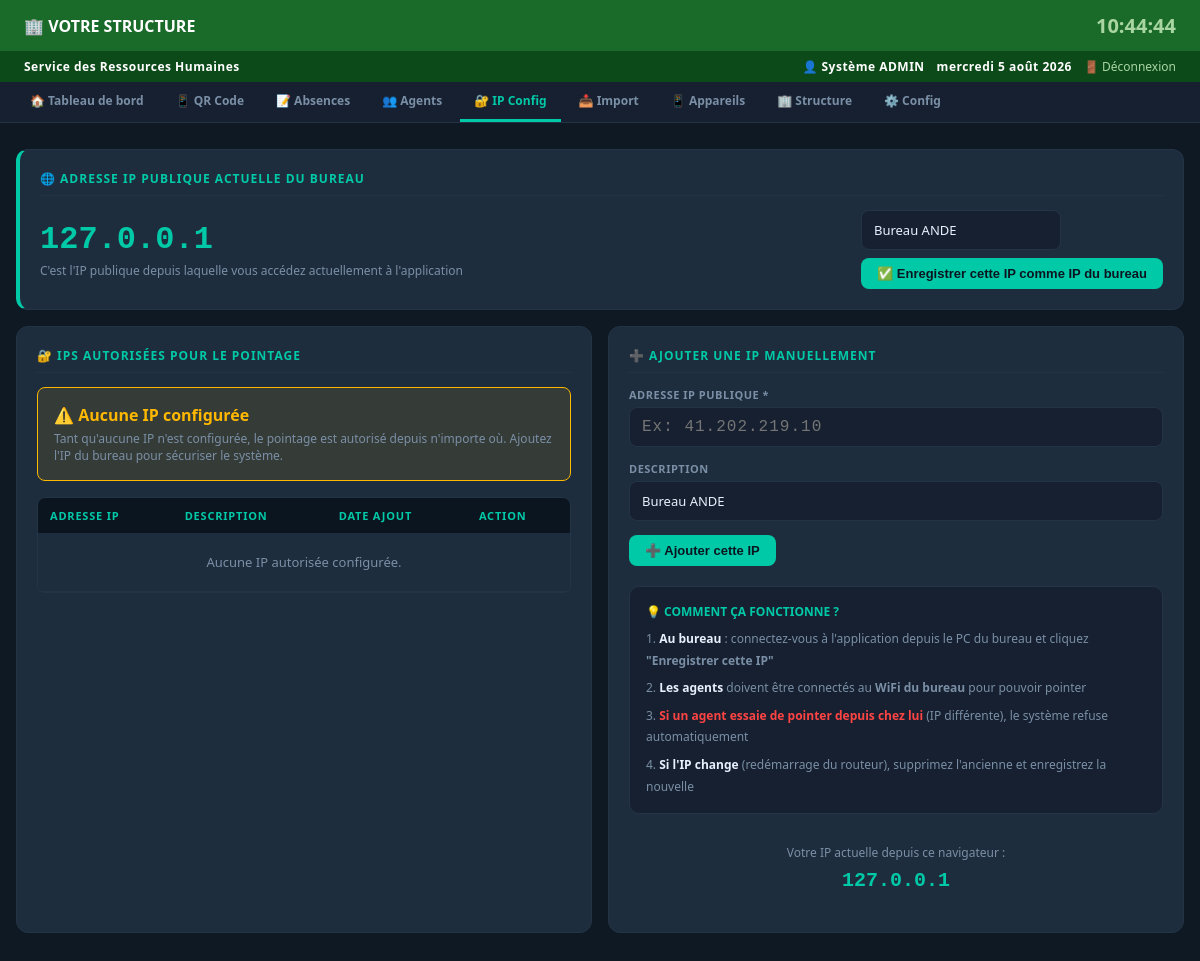
/config-ip (signed in), run on the app's committed database.
### tables this page shows
CREATE TABLE config (
                cle TEXT PRIMARY KEY, valeur TEXT
            );

### app.py (the view)
@app.route("/config-ip")
@admin_required
def config_ip():
    ip_actuelle = request.headers.get('X-Forwarded-For',
                  request.headers.get('X-Real-IP', request.remote_addr))
    if ip_actuelle and ',' in ip_actuelle:
        ip_actuelle = ip_actuelle.split(',')[0].strip()
    with get_conn() as conn:
        ips = [dict(r) for r in conn.execute("SELECT * FROM ip_autorisees WHERE actif=1").fetchall()]
    return render_template("config_ip.html", ips=ips, ip_actuelle=ip_actuelle)

### app.py (called while the page is built)
def get_conn():
    conn = sqlite3.connect(DB_PATH)
    conn.row_factory = sqlite3.Row
    conn.execute("PRAGMA journal_mode=WAL")
    return conn

def get_config():
    with get_conn() as conn:
        return {r["cle"]:r["valeur"] for r in conn.execute("SELECT * FROM config").fetchall()}

def admin_required(f):
    @wraps(f)
    def decorated(*args, **kwargs):
        if "user_id" not in session:
            return redirect(url_for("login"))
        if session.get("user_role") != "admin":
            flash("Accès réservé aux administrateurs.","error")
            return redirect(url_for("dashboard"))
        return f(*args, **kwargs)
    return decorated

@app.context_processor
def inject_config():
    cfg = get_config()
    return {"cfg": cfg, "current_user": session.get("user_nom",""),
            "current_role": session.get("user_role",""),
            "is_admin": session.get("user_role")=="admin"}

### templates/config_ip.html (shortened to what this page needs)
{% extends "base.html" %}
{% block content %}
<main>
<div class="card" style="margin-bottom:16px;border-left:4px solid var(--accent)">
  <div class="card-title">🌐 ADRESSE IP PUBLIQUE ACTUELLE DU BUREAU</div>
  <div style="display:flex;align-items:center;justify-content:space-between;flex-wrap:wrap;gap:12px">
    <div>
      <div style="font-size:32px;font-weight:700;color:var(--accent);font-family:monospace">
        {{ ip_actuelle }}
      </div>
      <div style="font-size:12px;color:var(--text-dim);margin-top:4px">
        C'est l'IP publique depuis laquelle vous accédez actuellement à l'application
      </div>
    </div>
    <form method="post" action="{{ url_for('ajouter_ip_auto') }}">
      <div class="form-group" style="margin:0 0 8px">
        <input type="text" name="description" value="Bureau ANDE"
               placeholder="Description" style="width:200px">
      </div>
      <button type="submit" class="btn btn-primary">
        ✅ Enregistrer cette IP comme IP du bureau
      </button>
    </form>
  </div>
</div>
<div style="display:grid;grid-template-columns:1fr 1fr;gap:16px">
  <div class="card">
    <div class="card-title">🔐 IPs AUTORISÉES POUR LE POINTAGE</div>
    {% if not ips %}
    <div style="background:rgba(255,184,0,.1);border:1px solid var(--warning);border-radius:8px;padding:16px;margin-bottom:16px">
      <div style="color:var(--warning);font-weight:700;margin-bottom:4px">⚠️ Aucune IP configurée</div>
      <div style="font-size:12px;color:var(--text-dim)">
        Tant qu'aucune IP n'est configurée, le pointage est autorisé depuis n'importe où.
        Ajoutez l'IP du bureau pour sécuriser le système.
      </div>
    </div>
    {% endif %}
    <div class="table-wrap">
      <table>
        <thead>
          <tr><th>ADRESSE IP</th><th>DESCRIPTION</th><th>DATE AJOUT</th><th>ACTION</th></tr>
        </thead>
        <tbody>
          {% for ip in ips %}
          <tr>
            <td style="font-family:monospace;color:var(--accent);font-weight:700;font-size:15px">
              {{ ip.ip_address }}
            </td>
            <td style="color:var(--text-dim)">{{ ip.description }}</td>
            <td style="font-size:12px;color:var(--text-dim)">{{ ip.date_ajout[:16] }}</td>
            <td>
              <form method="post" action="{{ url_for('supprimer_ip', ip_id=ip.id) }}"
                    onsubmit="return confirm('Supprimer cette IP ?')">
                <button class="btn btn-danger btn-sm" type="submit">🗑️</button>
              </form>
            </td>
          </tr>
          {% else %}
          <tr>
            <td colspan="4" style="text-align:center;padding:20px;color:var(--text-dim)">
              Aucune IP autorisée configurée.
            </td>
          </tr>
          {% endfor %}
        </tbody>
      </table>
    </div>
  </div>
  <div class="card">
    <div class="card-title">➕ AJOUTER UNE IP MANUELLEMENT</div>
    <form method="post" action="{{ url_for('ajouter_ip') }}">
      <div class="form-group">
        <label>Adresse IP publique *</label>
        <input type="text" name="ip" required placeholder="Ex: 41.202.219.10"
               style="font-family:monospace;font-size:16px;letter-spacing:1px">
      </div>
      <div class="form-group">
        <label>Description</label>
        <input type="text" name="description" value="Bureau ANDE" placeholder="Ex: Bureau principal ANDE">
      </div>
      <button type="submit" class="btn btn-primary">➕ Ajouter cette IP</button>
    </form>
    <div style="margin-top:20px;padding:16px;background:var(--panel);border-radius:10px;border:1px solid var(--border)">
      <div style="font-size:12px;font-weight:700;color:var(--accent);margin-bottom:8px">
        💡 COMMENT ÇA FONCTIONNE ?
      </div>
      <div style="font-size:12px;color:var(--text-dim);line-height:1.8">
        <p>1. <strong style="color:var(--text)">Au bureau</strong> : connectez-vous à l'application depuis le PC du bureau et cliquez <strong>"Enregistrer cette IP"</strong></p>
        <p style="margin-top:6px">2. <strong style="color:var(--text)">Les agents</strong> doivent être connectés au <strong>WiFi du bureau</strong> pour pouvoir pointer</p>
        <p style="margin-top:6px">3. <strong style="color:var(--danger)">Si un agent essaie de pointer depuis chez lui</strong> (IP différente), le système refuse automatiquement</p>
        <p style="margin-top:6px">4. <strong style="color:var(--text)">Si l'IP change</strong> (redémarrage du routeur), supprimez l'ancienne et enregistrez la nouvelle</p>
      </div>
    </div>
    <div style="margin-top:16px;padding:14px;background:var(--card);border-radius:10px;text-align:center">
      <div style="font-size:12px;color:var(--text-dim);margin-bottom:8px">
        Votre IP actuelle depuis ce navigateur :
      </div>
      <div id="monIp" style="font-size:20px;font-weight:700;color:var(--accent);font-family:monospace">
        {{ ip_actuelle }}
      </div>
    </div>
  </div>
</div>
</main>
{% endblock %}

### templates/base.html (shortened to what this page needs)
<!DOCTYPE html>
<html lang="fr">
<head>
</head>
<body>
<div class="header-text">
  <h1>🏢 {{ cfg.structure_nom }}</h1>
  <div class="header-time" id="clock">--:--:--</div>
</div>
<div class="service-bar">
  <span>{{ cfg.structure_service }}</span>
  <div class="user-info">
    <span>👤 {{ current_user }}</span>
    <span id="date-str"></span>
    <a href="{{ url_for('logout') }}">🚪 Déconnexion</a>
  </div>
</div>
<nav>
  <a href="{{ url_for('dashboard') }}" class="{{ 'active' if request.endpoint=='dashboard' }}">🏠 Tableau de bord</a>
  <a href="{{ url_for('pointage_qr') }}" class="{{ 'active' if request.endpoint=='pointage_qr' }}" target="_blank">📱 QR Code</a>
  <a href="{{ url_for('absences') }}" class="{{ 'active' if request.endpoint=='absences' }}">📝 Absences</a>
  <a href="{{ url_for('agents') }}" class="{{ 'active' if request.endpoint=='agents' }}">👥 Agents</a>
  {% if is_admin %}
  <a href="{{ url_for('config_ip') }}" class="{{ 'active' if request.endpoint=='config_ip' }}">🔐 IP Config</a>
  <a href="{{ url_for('importer_agents') }}" class="{{ 'active' if request.endpoint=='importer_agents' }}">📥 Import</a>
  <a href="{{ url_for('appareils') }}" class="{{ 'active' if request.endpoint in ['appareils','appareils_exclus'] }}">📱 Appareils</a>
  <a href="{{ url_for('organigramme') }}" class="{{ 'active' if request.endpoint in ['organigramme','modifier_structure'] }}">🏢 Structure</a>
  <a href="{{ url_for('configuration') }}" class="{{ 'active' if request.endpoint=='configuration' }}">⚙️ Config</a>
  {% endif %}
</nav>
{% block content %}{% endblock %}
</body>
</html>

### templates/base.html (style rules this page uses)
* { box-sizing:border-box;margin:0;padding:0 }
:root { --green:#1A6B2A;--green-dark:#0D4A1A;--accent:#00C9A7;--bg:#0F1923;--panel:#162030;--card:#1E2D3D;--border:#243447;--text:#E8F0FE;--text-dim:#7A8FA6;--danger:#FF4444;--warning:#FFB800;--success:#4CAF50;--orange:#FF6B35 }
body { font-family:'Segoe UI',Arial,sans-serif;background:var(--bg);color:var(--text);min-height:100vh }
.header-text { background:var(--green);padding:12px 24px;display:flex;justify-content:space-between;align-items:center }
.header-text h1 { font-size:16px;font-weight:700;color:white }
.header-time { font-size:20px;font-weight:700;color:#A8D5A2 }
.service-bar { background:var(--green-dark);padding:7px 24px;display:flex;justify-content:space-between;align-items:center;font-size:12px }
.service-bar span { color:white;font-weight:700;letter-spacing:.5px }
.service-bar .user-info { color:#A8D5A2;display:flex;gap:12px;align-items:center }
.service-bar a { color:#A8D5A2;text-decoration:none }
nav { background:var(--panel);border-bottom:1px solid var(--border);display:flex;align-items:center;gap:4px;padding:0 16px;overflow-x:auto }
nav a { display:flex;align-items:center;gap:6px;color:var(--text-dim);text-decoration:none;padding:10px 14px;font-size:12px;font-weight:600;border-bottom:3px solid transparent;white-space:nowrap;transition:all .2s }
nav a.active { color:var(--accent);border-bottom-color:var(--accent) }
main { padding:16px }
.card { background:var(--card);border-radius:12px;border:1px solid var(--border);padding:20px;margin-bottom:16px }
.card-title { font-size:12px;font-weight:700;color:var(--accent);text-transform:uppercase;letter-spacing:1px;margin-bottom:14px;padding-bottom:8px;border-bottom:1px solid var(--border) }
.table-wrap { overflow-x:auto;border-radius:8px;border:1px solid var(--border) }
table { width:100%;border-collapse:collapse }
thead tr { background:#0A1520 }
thead th { padding:10px 12px;text-align:left;font-size:11px;color:var(--accent);text-transform:uppercase;letter-spacing:.8px;font-weight:700;white-space:nowrap }
tbody tr { border-bottom:1px solid var(--border) }
tbody td { padding:10px 12px;font-size:13px;vertical-align:middle }
.btn { display:inline-flex;align-items:center;gap:6px;padding:8px 16px;border-radius:8px;border:none;font-size:13px;font-weight:600;cursor:pointer;text-decoration:none;transition:all .2s;white-space:nowrap }
.btn-primary { background:var(--accent);color:#0A1520 }
.form-group { margin-bottom:14px }
.form-group label { display:block;font-size:11px;color:var(--text-dim);text-transform:uppercase;letter-spacing:.5px;margin-bottom:5px;font-weight:600 }
.form-group input,.form-group select,.form-group textarea { width:100%;padding:10px 12px;border-radius:8px;border:1px solid var(--border);background:var(--panel);color:var(--text);font-size:13px;font-family:inherit }

### data on the page
config: structure_nom "VOTRE STRUCTURE"
config: structure_service "Service des Ressources Humaines"

### other printed values
{{ current_user }} "Système ADMIN"
{{ ip_actuelle }} "127.0.0.1"
